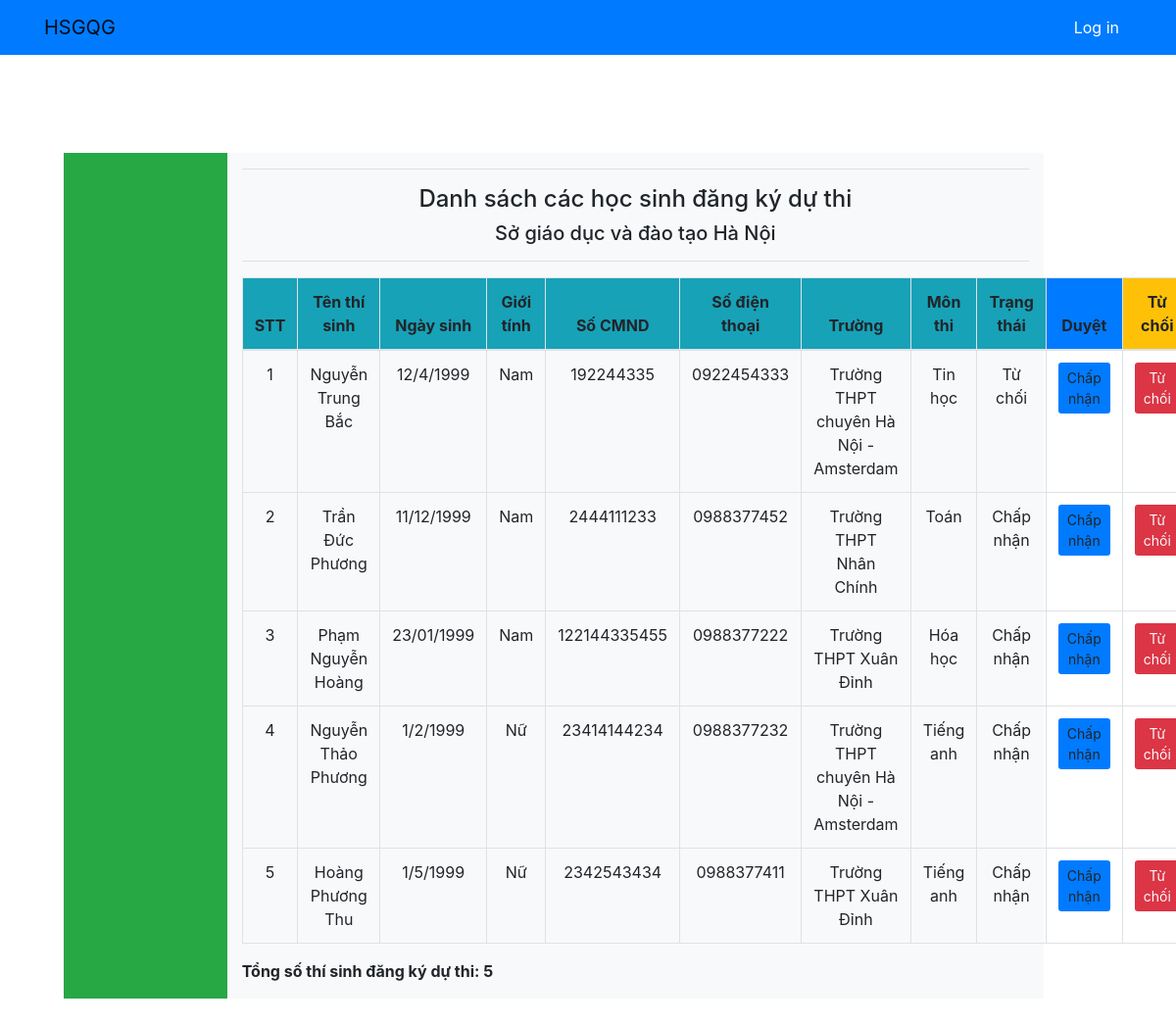
The page /organizer/detail_list_student/11/ on the database its author committed.
### core/models.py (models this page shows, shortened)
class User(AbstractUser):
    is_BanToChuc = models.BooleanField(default=False)
    is_DonViDuThi = models.BooleanField(default=False)
    name = models.CharField(max_length=30)
    email = models.CharField(max_length=30)
    phone_number = models.CharField(max_length=15)

class Student(models.Model):
    participant = models.ForeignKey(User, on_delete=models.CASCADE, null=True)
    school = models.ForeignKey(School, on_delete=models.CASCADE, null=True)
    subject = models.ForeignKey(Subject, on_delete=models.CASCADE, null=True)
    name = models.CharField(max_length = 50)
    birthday = models.CharField(max_length = 50)
    gender = models.CharField(max_length = 10)
    identity_number = models.CharField(max_length = 20)
    phone_numer = models.CharField(max_length = 20)
    STATUS = (
       ('accepted', 'Chấp nhận'),
       ('rejected', 'Từ chối'),
       ('waiting', 'Đang đợi'),
    )
    status = models.CharField(
       max_length=32,
       choices=STATUS,
       default='waiting',
    )
    def display_status_value(self):
        return dict(self.STATUS)[self.status]

class School(models.Model):
    participant = models.ForeignKey(User, on_delete=models.CASCADE)
    name = models.CharField(max_length = 100)
    website = models.CharField(max_length = 50)
    address = models.CharField(max_length = 100)
    phone_number = models.CharField(max_length = 20)
    email = models.CharField(max_length = 50)
    def __str__(self):
        return(self.name)

class Subject(models.Model):
    name = models.CharField(max_length=30)
    def __str__(self):
        return self.name

### core/views.py (the view)
# urls.py: path('organizer/detail_list_student/<int:participant_id>/', views.detail_list_student, name="detail_list_student"),
def detail_list_student(request, participant_id):
    all_students = Student.objects.filter(participant = User.objects.get(id=participant_id))
    participant = User.objects.get(id=participant_id)
    return render(request, 'organizer/detail_list_student.html', {
        'all_students': all_students,
        'participant':participant
    })

### ContestManagement4/templates/organizer/detail_list_student.html
{% extends 'base.html' %}
{% block content %}
    <div >
        <h4 class="text-center">Danh sách các học sinh đăng ký dự thi</h4>
        <h5 class="text-center"> {{ participant.name }} </h5>
        <hr>
        <table class="table table-bordered" id="table">
                <thead class="bg-info ">
                <tr>
                    <th scope="col" class="text-center">STT</th>
                    <th scope="col" class="text-center">Tên thí sinh</th>
                    <th scope="col" class="text-center">Ngày sinh</th>
                    <th scope="col" class="text-center">Giới tính</th>
                    <th scope="col" class="text-center">Số CMND</th>
                    <th scope="col" class="text-center">Số điện thoại</th>
                    <th scope="col" class="text-center">Trường</th>
                    <th scope="col" class="text-center">Môn thi</th>
                    <th scope="col" class="text-center">Trạng thái</th>
                    <th scope="col" class="text-center bg-primary" >Duyệt</th>
                    <th scope="col" class="text-center bg-warning">Từ chối</th>
                </tr>
                </thead>
                <tbody>
                    {% for student in all_students %}
                    <tr >
                        <th scope="row" class="font-weight-normal text-center">{{ forloop.counter }}</th>
                        <th class="font-weight-normal text-center">{{ student.name }}</th>
                        <th class="font-weight-normal text-center">{{ student.birthday }}</th>
                        <th class="font-weight-normal text-center">{{ student.gender }}</th>
                        <th class="font-weight-normal text-center">{{ student.identity_number }}</th>
                        <th class="font-weight-normal text-center">{{ student.phone_numer }}</th>
                        <th class="font-weight-normal text-center">{{ student.school }}</th>
                        <th class="font-weight-normal text-center">{{ student.subject }}</th>
                        <th class="font-weight-normal text-center">{{ student.display_status_value }}</th>
                        <th class="font-weight-normal text-center">
                            <a href="{% url 'accept_student_request' participant.id student.id %} ">
                                <button type="button" class="btn btn-default btn-sm bg-primary" > Chấp nhận </button>
                            </a>
                        </th>
                         <th class="font-weight-normal text-center">
                            <a href=" {% url 'reject_student_request' participant.id student.id %} ">
                                <button type="button" class="btn btn-default btn-sm bg-danger text-light" > Từ chối </button>
                            </a>
                        </th>
                    </tr>
                    {% endfor %}
                </tbody>
            </table>
        </div>
        <p>
            <strong>Tổng số thí sinh đăng ký dự thi: {{ all_students.count }}
        </p>
{% endblock content %}

### rows shown on the page
User: name "Sở giáo dục và đào tạo Hà Nội"
Student: name "Nguyễn Trung Bắc", birthday "12/4/1999", gender "Nam", identity_number "192244335", phone_numer "0922454333", school "Trường THPT chuyên Hà Nội - Amsterdam", subject "Tin học", display_status_value "Từ chối"
Student: name "Trần Đức Phương", birthday "11/12/1999", gender "Nam", identity_number "2444111233", phone_numer "0988377452", school "Trường THPT Nhân Chính", subject "Toán", display_status_value "Chấp nhận"
Student: name "Phạm Nguyễn Hoàng", birthday "23/01/1999", gender "Nam", identity_number "122144335455", phone_numer "0988377222", school "Trường THPT Xuân Đỉnh", subject "Hóa học", display_status_value "Chấp nhận"
Student: name "Nguyễn Thảo Phương", birthday "1/2/1999", gender "Nữ", identity_number "23414144234", phone_numer "0988377232", school "Trường THPT chuyên Hà Nội - Amsterdam", subject "Tiếng anh", display_status_value "Chấp nhận"
Student: name "Hoàng Phương Thu", birthday "1/5/1999", gender "Nữ", identity_number "2342543434", phone_numer "0988377411", school "Trường THPT Xuân Đỉnh", subject "Tiếng anh", display_status_value "Chấp nhận"

### other values the page prints
{{ all_students.count }} "5"
